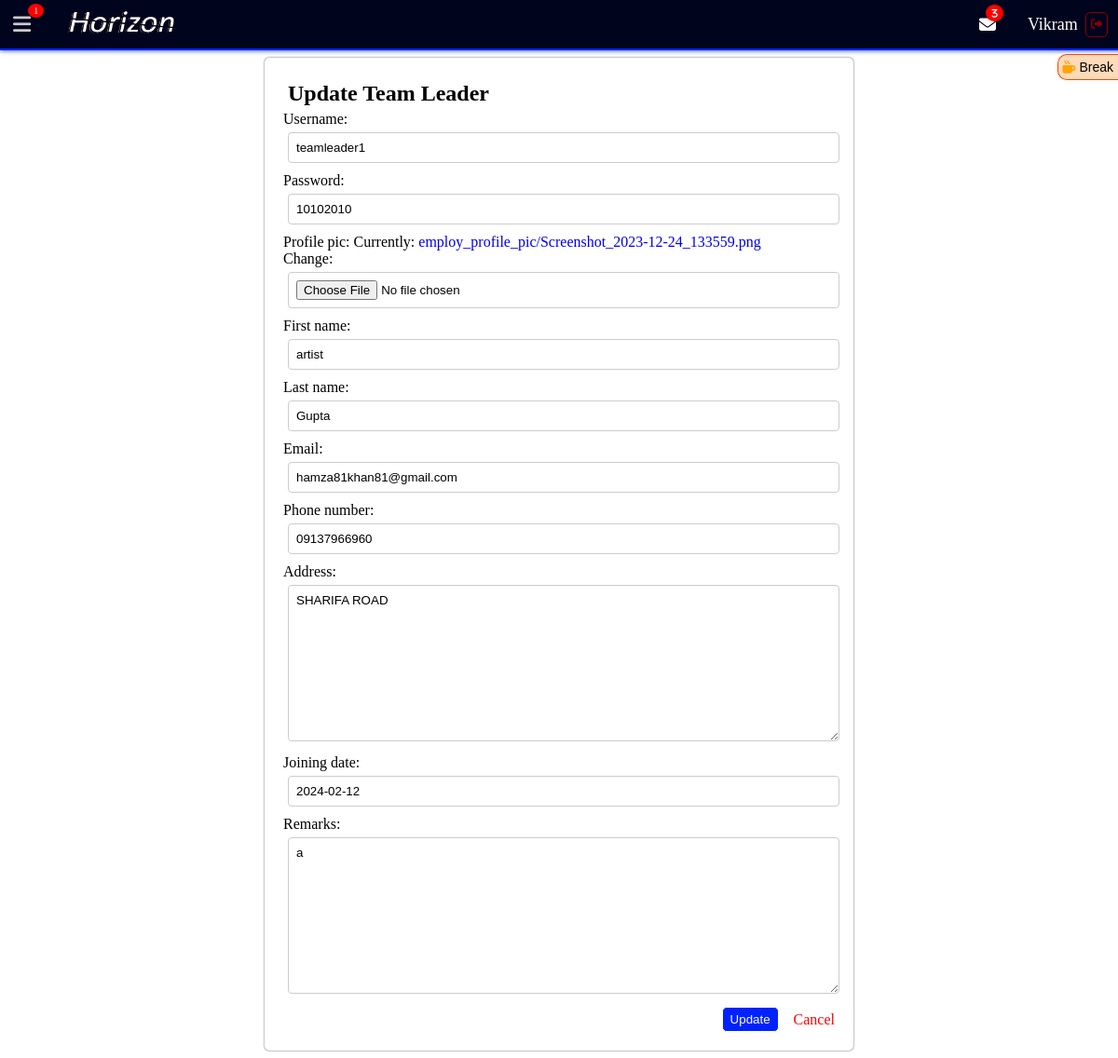
The page /team_leaders/update/2/ (signed in) on the database its author committed.
### realestateapp/models.py (models this page shows, shortened)
class CustomUser(AbstractUser):
    USER_ROLES = [
        (1, "Admin"),
        (2, "Team Leader"),
        (3, "Agent"),
    ]
    role = models.PositiveIntegerField(choices=USER_ROLES, default=1)

class Agent(models.Model):
    auth_user = models.OneToOneField(
        CustomUser, on_delete=models.CASCADE, related_name='agent')
    username = models.CharField(max_length=150, unique=True)
    password = models.CharField(max_length=128)
    profile_pic = models.ImageField(upload_to='employ_profile_pic', null=True)
    first_name = models.CharField(max_length=100)
    last_name = models.CharField(max_length=100)
    email = models.EmailField(unique=True)
    phone_number = models.CharField(max_length=20)
    address = models.TextField()
    joining_date = models.DateField()
    sales_traget = models.CharField(blank=True,null=True,max_length=255)
    remarks = models.TextField(blank=True)
    team_leader = models.ForeignKey(
        TeamLeader, on_delete=models.CASCADE, related_name='agents')

class TeamLeader(models.Model):
    auth_user = models.OneToOneField(
        CustomUser, on_delete=models.CASCADE, related_name='teamleader')
    username = models.CharField(max_length=150)
    password = models.CharField(max_length=128)
    profile_pic = models.ImageField(upload_to='employ_profile_pic', null=True)
    first_name = models.CharField(max_length=100)
    last_name = models.CharField(max_length=100)
    email = models.EmailField(unique=True)
    phone_number = models.CharField(max_length=20)
    address = models.TextField()
    joining_date = models.DateField()
    remarks = models.TextField(blank=True)
    sales_traget = models.CharField(blank=True,null=True,max_length=255)

### realestateapp/views.py (the view, shortened to what this page needs)
# urls.py: path('team_leaders/update/<int:pk>/', TeamLeaderUpdateView.as_view(), name='team_leader_update'),
class TeamLeaderUpdateView(LoginRequiredMixin, SuccessMessageMixin, UpdateView):
    model = TeamLeader
    fields = ['username', 'password', 'profile_pic', 'first_name', 'last_name',
              'email', 'phone_number', 'address', 'joining_date', 'remarks']
    template_name = 'team_leader_update.html'
    success_url = reverse_lazy('team_leader_list')
    success_message = "Team Leader Updated!"
    def get_form(self, form_class=None):
        form = super().get_form(form_class)
        if self.request.user.role == 2:
            form.fields = {'username': forms.CharField(), 'password': forms.CharField(),'profile_pic':forms.ImageField(),
                           'first_name':forms.CharField(),'last_name':forms.CharField(),'email':forms.EmailField(),
                           'phone_number':forms.CharField()}
        return form

### template/team_leader_update.html (shortened to what this page needs)
{% extends 'base.html' %}
{% block content %}
<br>
<br>
<br>
<form class="update-form" method="post" enctype="multipart/form-data">
  <h2>Update Team Leader</h2>
  {{ form.as_p }}
  <div class="update-bottom-btns">
    <button type="submit" class="btn btn-primary">Update</button>
    <a href="{% url 'team_leader_list' %}" class="btn btn-secondary">Cancel</a>
  </div>
</form>
{% endblock %}

### template/navbar.html (shortened to what this page needs)
{% load static %}
<div class="navbar">
  <div class="nav-left">
    <span id="menu-toggle" aria-label="Toggle Sidebar"><i class="fas fa-bars"></i> </span>
    <div id="menu-notification-badge" class="notification-badge menu"></div>
    {% if user.role == 1 %}
    <a href="{% url 'dashboard' %}">
      <img class="navbar-brand" src="{% static 'img/f-logo.png' %}" alt="">
    </a>
    {% elif user.role == 2 %}
    <a href="{% url 'dashboard' %}">
      <img class="navbar-brand" src="{% static 'img/f-logo.png' %}" alt="">
    </a>
    {% elif user.role == 3 %}
    <a href="{% url 'dashboard' %}">
      <img class="navbar-brand" src="{% static 'img/f-logo.png' %}" alt="">
    </a>
    {% endif %}
  </div>
  <div class="nav-right">
    {% if user.is_authenticated %}
    <div id="tea-break">
      <div class="blink">
        <div class="tea-break-icon" onclick="toggleTeaBreak()">
          <i class="fas fa-mug-hot"></i> Break
        </div>
      </div>
    </div>
    {% if user.role == 2 or user.role == 3 %}
    <a href="{% url 'inbox' %}" class="inbox">
      <i class="fas fa-solid fa-envelope">
        {% if unseen_team_leader_count %}
        <span class="notification-count">{{ unseen_team_leader_count }}</span>
        {% endif %}
      </i>
    </a>
    {% endif %}
    <p>{{ user.agent.first_name }}</p>
    <a class="sign-out" href="{% url 'user_logout' %}"><i class="fas fa-thin fa-sign-out-alt"></i></a>
    {% endif %}
  </div>
</div>

### realestateapp/static/css/base.css (style rules this page uses)
:root { --color-fade-white: #cacaca; --color-faded-white: #aaaaaa; --color-2-text: #777777; --color-secondary: #FAF1E6; --color-primary: #00041d; --button-color: #0022ff; --received-color: #0022ff88; --sent-color: #0022ff2d; --shade-: #006eff0a; }
input[type="text"], input[type="email"], input[type="tel"], input[type="number"], input[type="file"], input[type="password"], input[type="date"], input[type="datetime-local"], textarea, select { width: 100%; padding: 8px; border: 1px solid #ccc; border-radius: 4px; box-sizing: border-box; transition: border-color 0.3s ease; margin: 5px !important; font-family: Arial, Helvetica, sans-serif; outline: none; }
textarea { resize: vertical; }
.btn-secondary { text-decoration: none; color: red; cursor: pointer; }
img { width: 50px; height: 50px; border-radius: 50%; }
h2 { margin: 5px !important; }
button { padding: 5px 8px; border: 1px solid #ffffff; border-radius: 5px; background-color: #0022ff; color: white; cursor: pointer; }
a { text-decoration: none; }
.update-form { width: 50%; margin: auto; padding: 20px; box-shadow: 0 0 2px #333; border-radius: 5px; }
.update-form p { margin: 0; margin-bottom: 5px; }
.update-bottom-btns { display: flex; justify-content: right; align-items: center; gap: 1rem; }

### realestateapp/static/css/navbar.css (style rules this page uses)
.navbar { display: flex; justify-content: space-between; align-items: center; background-color: #00041d; padding: 10px; position: fixed; top: 0; left: 0; width: 100%; height: 2rem; z-index: 999; border-bottom: 2px solid #0022ff; box-shadow: 0 0 5px #0022ff; }
.nav-left { display: flex; align-items: center; padding: 0; gap: .5rem; }
.fa-bars { font-size: 22px; color: #cacaca; font-weight: bold; padding: 4px; transition: .3s ease-in-out; cursor: pointer; }
.navbar-brand { height: 1.8rem; border-radius: 10px; transition: .3s ease-in-out; width: 120px; }
.nav-right { display: flex; flex-direction: row; justify-content: right; align-items: center; gap: .1rem; margin-right: 1rem; }
.nav-right > p { color: white; font-size: 18px; text-transform: capitalize; }
.sign-out { margin: 15px 5px ; padding: 5px; color: darkred; border: 1px solid darkred; border-radius: 5px; text-decoration: none; font-size: 12px; transition: .3s color ease-in-out; }
#tea-break { position:fixed; display: flex; flex-direction: column; top: 4.5rem; right: -0px; background: #FFDAB9; border: 1px solid #FF4500; border-right: none; border-radius: 10px; border-top-right-radius: 0; border-bottom-right-radius: 0; transform: translateY(-50%); padding:5px; z-index: 9999; transition: right 0.5s; }
.tea-break-icon { cursor: pointer; color: #000000; font-size: 14px !important; font-family: Arial, Helvetica, sans-serif !important; text-transform: capitalize !important; text-align: center; }
.fa-mug-hot { color: orange; }
.notification-badge { position: relative; top: -15px; left: 35px; font-size: 10px; background-color: red; color: white; padding:2px 6px; border-radius: 50%; }
.menu { position: relative; left: -15px !important; }
.inbox { margin: 0 .5rem; color: white; font-size: 22px; }
.notification-count { position: relative; top: -15px; left: -15px; font-size: 10px; background-color: red; color: white; padding:4px 6px; border-radius: 50%; }
.fa-envelope { width: max-content; margin: auto; font-size: 18px; }

### rows shown on the page
CustomUser: agent.first_name "Vikram"
TeamLeader: username "teamleader1", password "10102010", first_name "artist", last_name "Gupta", email "hamza81khan81@gmail.com", phone_number "09137966960", address "SHARIFA ROAD", joining_date "2024-02-12", remarks "a"

### other values the page prints
{{ unseen_team_leader_count }} "3"
